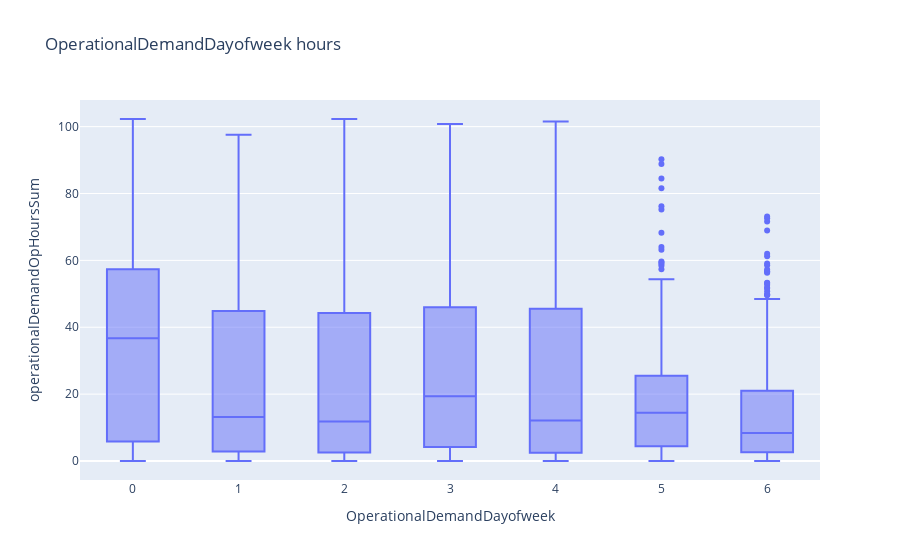

Notebook code cell kept with this figure:
### Code cell
#Daily distribution of operational hours within a week
create_boxplots('OperationalDemandDayofweek')

### Figure 1 — Plotly figure (JSON) as saved in the notebook; plotly's stock layout.template omitted (floating-point values rounded to 4 significant figures; data arrays with more than 128 entries replaced by an {"elided": "..."} marker saying what was removed)
{"data": [{"alignmentgroup": "True", "hovertemplate": "OperationalDemandDayofweek=%{x}<br>operationalDemandOpHoursSum=%{y}<extra></extra>", "legendgroup": "", "marker": {"color": "#636efa"}, "name": "", "notched": false, "offsetgroup": "", "orientation": "v", "showlegend": false, "type": "box", "x": {"elided": "5978 int values"}, "x0": " ", "xaxis": "x", "y": {"elided": "5978 float values"}, "y0": " ", "yaxis": "y"}], "layout": {"boxmode": "group", "legend": {"tracegroupgap": 0}, "title": {"text": "OperationalDemandDayofweek hours"}, "xaxis": {"anchor": "y", "domain": [0, 1], "title": {"text": "OperationalDemandDayofweek"}}, "yaxis": {"anchor": "x", "domain": [0, 1], "title": {"text": "operationalDemandOpHoursSum"}}}}
